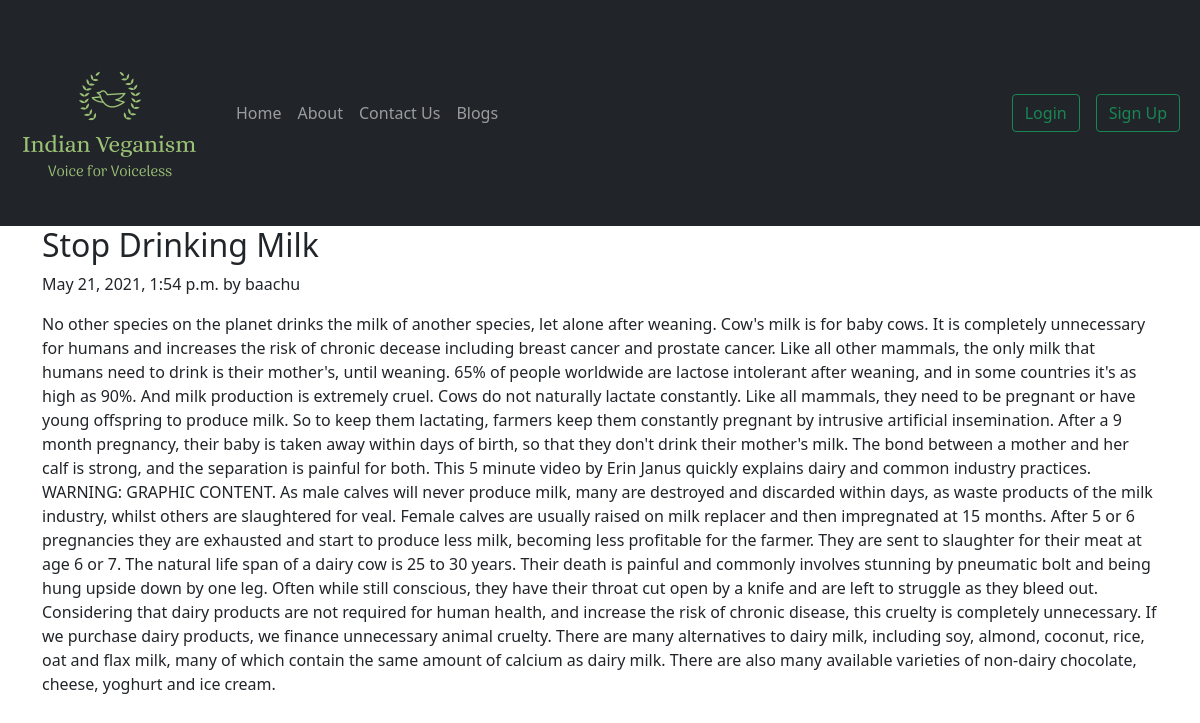
The app's page /blog/Stop-Drinking-Milk with its own data.
### blog/models.py (models this page shows, shortened)
class Post(models.Model):
    sno= models.AutoField(primary_key=True)
    title= models.CharField(max_length=200)
    author= models.CharField(max_length=50)
    slug= models.CharField(max_length=150)
    timeStamp= models.DateTimeField(blank=True)
    content= models.TextField()
    image=models.ImageField(upload_to='pics')

### blog/views.py (the view)
# urls.py: path('<str:slug>', views.blogpost, name='blogpost'),
def blogpost(request, slug):
    post=Post.objects.filter(slug=slug).first()
    context={"post": post}
    return render(request, 'blog/blogpost.html', context)

### templates/blog/blogpost.html (shortened to what this page needs)
{% extends 'base.html' %}
{% block body %}
<div class="container">
<div class="blog-post">
<h2 class="blog-post-title">{{post.title}}</h2>
<p class="blog-post-meta">{{post.timeStamp}} by {{post.author}}</p>
<p>{{post.content}}</p>
</div>
</div>
{% endblock body %}

### records on screen
Post: title "Stop Drinking Milk", timeStamp "May 21, 2021, 1:54 p.m.", author "baachu", content "No other species on the planet drinks the milk of another species, let alone after weaning. Cow's milk is for baby cows. It is completely unnecessary for humans and increases the risk of chronic decease including breast cancer and prostate cancer. Like all other mammals, the only milk that humans need to drink is their mother's, until weaning. 65% of people worldwide are lactose intolerant after weaning, and in some countries it's as high as 90%. And milk production is extremely cruel. Cows do not naturally lactate constantly. Like all mammals, they need to be pregnant or have young offspring to produce milk. So to keep them lactating, farmers keep them constantly pregnant by intrusive…"
